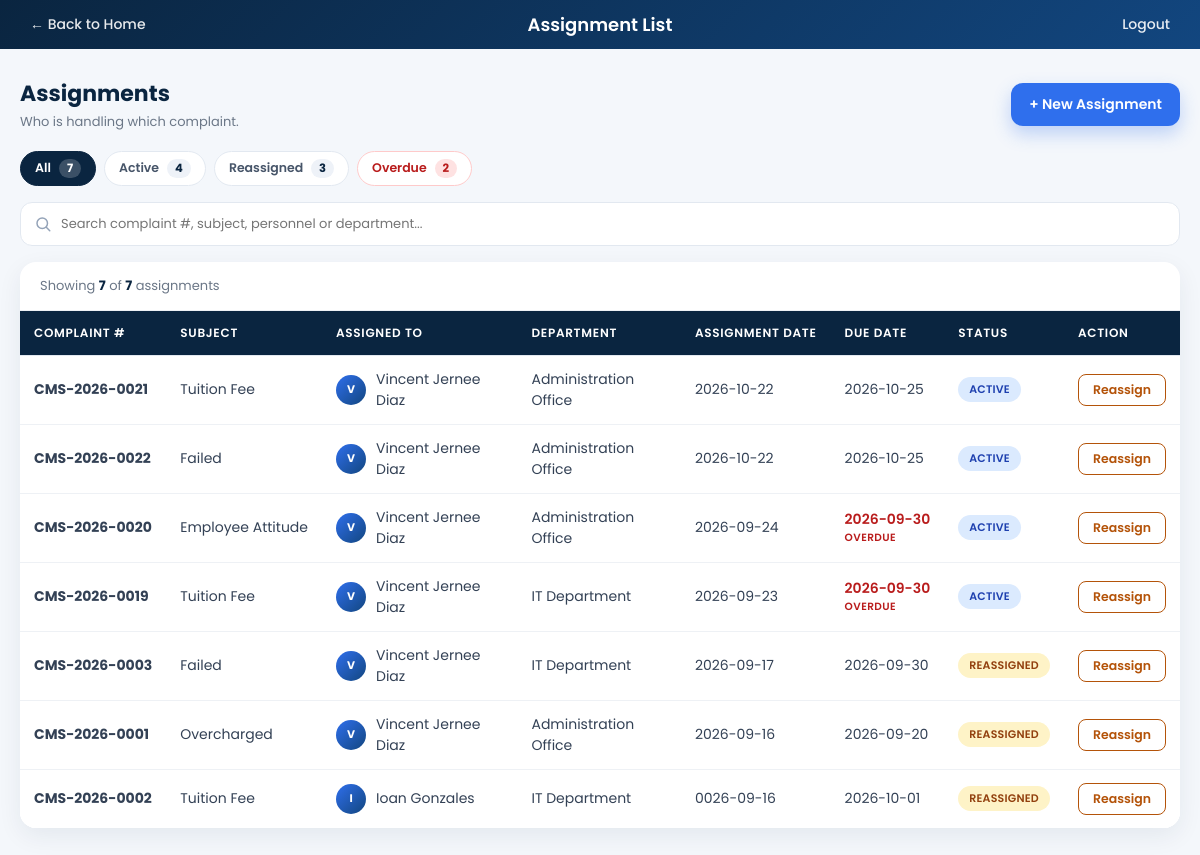
The app's page /assignment_list.php (signed in) with its own data.
### tables this page shows
CREATE TABLE `assignments` (
  `assignment_id` int(11) NOT NULL,
  `complaint_id` int(11) NOT NULL,
  `assigned_to` int(11) NOT NULL,
  `assigned_by` int(11) DEFAULT NULL,
  `department_id` int(11) DEFAULT NULL,
  `assignment_date` date NOT NULL,
  `due_date` date NOT NULL,
  `instructions` text DEFAULT NULL,
  `status` enum('active','reassigned','completed') DEFAULT 'active',
  `created_at` timestamp NOT NULL DEFAULT current_timestamp()
);

CREATE TABLE `complaints` (
  `complaint_id` int(11) NOT NULL,
  `complaint_number` varchar(30) NOT NULL,
  `complainant_id` int(11) NOT NULL,
  `category_id` int(11) NOT NULL,
  `subject` varchar(200) NOT NULL,
  `description` text NOT NULL,
  `date_filed` date NOT NULL,
  `location` varchar(150) DEFAULT NULL,
  `priority` enum('low','medium','high') DEFAULT 'medium',
  `status` enum('Submitted','For Assignment','Assigned','Under Investigation','Action Required','For Resolution','Resolved','Closed') DEFAULT 'Submitted',
  `created_at` timestamp NOT NULL DEFAULT current_timestamp()
);

CREATE TABLE `users` (
  `user_id` int(11) NOT NULL,
  `role_id` int(11) NOT NULL,
  `department_id` int(11) DEFAULT NULL,
  `full_name` varchar(150) NOT NULL,
  `email` varchar(150) NOT NULL,
  `password` varchar(255) NOT NULL,
  `contact_number` varchar(20) DEFAULT NULL,
  `specialization` varchar(100) DEFAULT NULL,
  `status` enum('active','inactive') DEFAULT 'active',
  `created_at` timestamp NOT NULL DEFAULT current_timestamp()
);

CREATE TABLE `departments` (
  `department_id` int(11) NOT NULL,
  `department_name` varchar(100) NOT NULL,
  `created_at` timestamp NOT NULL DEFAULT current_timestamp()
);

### assignment_list.php (the view, shortened to what this page needs)
<?php
$conn = new mysqli("localhost", "root", "", "complaint_management_db");
$result = $conn->query(
    "SELECT a.*, c.complaint_number, c.subject, u.full_name AS assignee_name, d.department_name
     FROM assignments a
     JOIN complaints c ON a.complaint_id = c.complaint_id
     JOIN users u ON a.assigned_to = u.user_id
     LEFT JOIN departments d ON a.department_id = d.department_id
     ORDER BY a.assignment_id DESC"
);
?>
<!DOCTYPE html>
<html>
<head>
    <link rel="stylesheet" href="assets/style.css">
</head>
<body>
    <div class="topbar" id="topbar">
        <a class="back-link" href="index.php">&larr; Back to Home</a>
        <h2>Assignment List</h2>
        <a class="logout" href="logout.php">Logout</a>
    </div>
    <div class="page-wrap">
        <div class="page-header">
            <div>
                <h1>Assignments</h1>
                <p>Who is handling which complaint.</p>
            </div>
            <a href="assignment_form.php" class="btn-primary">+ New Assignment</a>
        </div>
        <div class="chips" id="chips"></div>
        <div class="search-row">
            <input type="text" id="quickSearch" placeholder="Search complaint #, subject, personnel or department...">
        </div>
        <div class="table-card">
            <div class="table-meta">
                <span>Showing <strong id="shownCount">0</strong> of <strong id="totalCount">0</strong> assignments</span>
            </div>
            <div class="table-scroll">
                <table>
                    <thead>
                        <tr>
                            <th>Complaint #</th>
                            <th>Subject</th>
                            <th>Assigned To</th>
                            <th>Department</th>
                            <th>Assignment Date</th>
                            <th>Due Date</th>
                            <th>Status</th>
                            <th>Action</th>
                        </tr>
                    </thead>
                    <tbody id="rows">
                <?php while ($row = $result->fetch_assoc()): ?>
                <tr data-status="<?php echo htmlspecialchars($row['status']); ?>" data-due="<?php echo htmlspecialchars($row['due_date']); ?>">
                    <td class="c-num"><?php echo htmlspecialchars($row['complaint_number']); ?></td>
                    <td><div class="subject" title="<?php echo htmlspecialchars($row['subject']); ?>"><?php echo htmlspecialchars($row['subject']); ?></div></td>
                    <td><div class="person"><span class="avatar"><?php echo htmlspecialchars(strtoupper(substr(trim($row['assignee_name']), 0, 1))); ?></span><span><?php echo htmlspecialchars($row['assignee_name']); ?></span></div></td>
                    <td><?php echo htmlspecialchars($row['department_name']); ?></td>
                    <td class="date"><?php echo $row['assignment_date']; ?></td>
                    <td class="due"><?php echo $row['due_date']; ?></td>
                    <td><span class="status-pill status-<?php echo $row['status']; ?>"><?php echo htmlspecialchars($row['status']); ?></span></td>
                    <td><a class="reassign-btn" href="reassign_form.php?assignment_id=<?php echo $row['assignment_id']; ?>">Reassign</a></td>
                </tr>
                <?php endwhile; ?>
                    </tbody>
                </table>
            </div>
        </div>
    </div>
</body>
</html>

### assets/style.css (style rules this page uses)
* { box-sizing: border-box; }
html, body { margin: 0 !important; padding: 0 !important; width: 100% !important; min-height: 100vh !important; overflow-x: hidden !important; background: #f4f7fb !important; }
body { font-family: 'Poppins', sans-serif; color: #1e293b; }
h1, h2, h3 { color: #0f3d5c; font-weight: 600; }
h1 { font-size: 26px; }
h2 { font-size: 22px; margin-top: 30px; }
body > *:not(script):not(#pageContent):not(#loadingOverlay):not(#splashOverlay):not(#loadingLogo):not(.topbar):not(.main-content):not(body.reg-page > *):not(body.track-page > *) { max-width: 1100px; margin-left: auto; margin-right: auto; padding-left: 20px; padding-right: 20px; }
a { color: #0f766e; text-decoration: none; font-weight: 500; }
table { border-collapse: collapse; width: 100%; background: #ffffff; margin-top: 12px; margin-bottom: 20px; box-shadow: 0 1px 4px rgba(0, 0, 0, 0.08); border-radius: 6px; overflow: hidden; }
th, td { padding: 10px 14px; text-align: left; border-bottom: 1px solid #e2e8f0; font-size: 14px; }
th { background: #0f3d5c; color: #ffffff; font-weight: 600; text-transform: uppercase; font-size: 12px; letter-spacing: 0.03em; }
input, select, textarea { width: 100%; padding: 9px 12px; border: 1px solid #cbd5e1; border-radius: 6px; font-size: 14px; font-family: 'Poppins', sans-serif; background: #f8fafc; }
p { line-height: 1.6; }
@media (min-width: 769px) { table { overflow-x: visible; } }

### records on screen
assignments: complaint.complaint_number "CMS-2026-0021", complaint.subject "Tuition Fee", assigned_to.full_name "V", assigned_to.full_name "Vincent Jernee Diaz", department.department_name "Administration Office", assignment_date "2026-10-22", due_date "2026-10-25", status "ACTIVE"
assignments: complaint.complaint_number "CMS-2026-0022", complaint.subject "Failed", assigned_to.full_name "V", assigned_to.full_name "Vincent Jernee Diaz", department.department_name "Administration Office", assignment_date "2026-10-22", due_date "2026-10-25", status "ACTIVE"
assignments: complaint.complaint_number "CMS-2026-0020", complaint.subject "Employee Attitude", assigned_to.full_name "V", assigned_to.full_name "Vincent Jernee Diaz", department.department_name "Administration Office", assignment_date "2026-09-24", due_date "2026-09-30", status "ACTIVE"
assignments: complaint.complaint_number "CMS-2026-0019", complaint.subject "Tuition Fee", assigned_to.full_name "V", assigned_to.full_name "Vincent Jernee Diaz", department.department_name "IT Department", assignment_date "2026-09-23", due_date "2026-09-30", status "ACTIVE"
assignments: complaint.complaint_number "CMS-2026-0003", complaint.subject "Failed", assigned_to.full_name "V", assigned_to.full_name "Vincent Jernee Diaz", department.department_name "IT Department", assignment_date "2026-09-17", due_date "2026-09-30", status "REASSIGNED"
assignments: complaint.complaint_number "CMS-2026-0001", complaint.subject "Overcharged", assigned_to.full_name "V", assigned_to.full_name "Vincent Jernee Diaz", department.department_name "Administration Office", assignment_date "2026-09-16", due_date "2026-09-20", status "REASSIGNED"
assignments: complaint.complaint_number "CMS-2026-0002", complaint.subject "Tuition Fee", assigned_to.full_name "I", assigned_to.full_name "Ioan Gonzales", department.department_name "IT Department", assignment_date "0026-09-16", due_date "2026-10-01", status "REASSIGNED"
